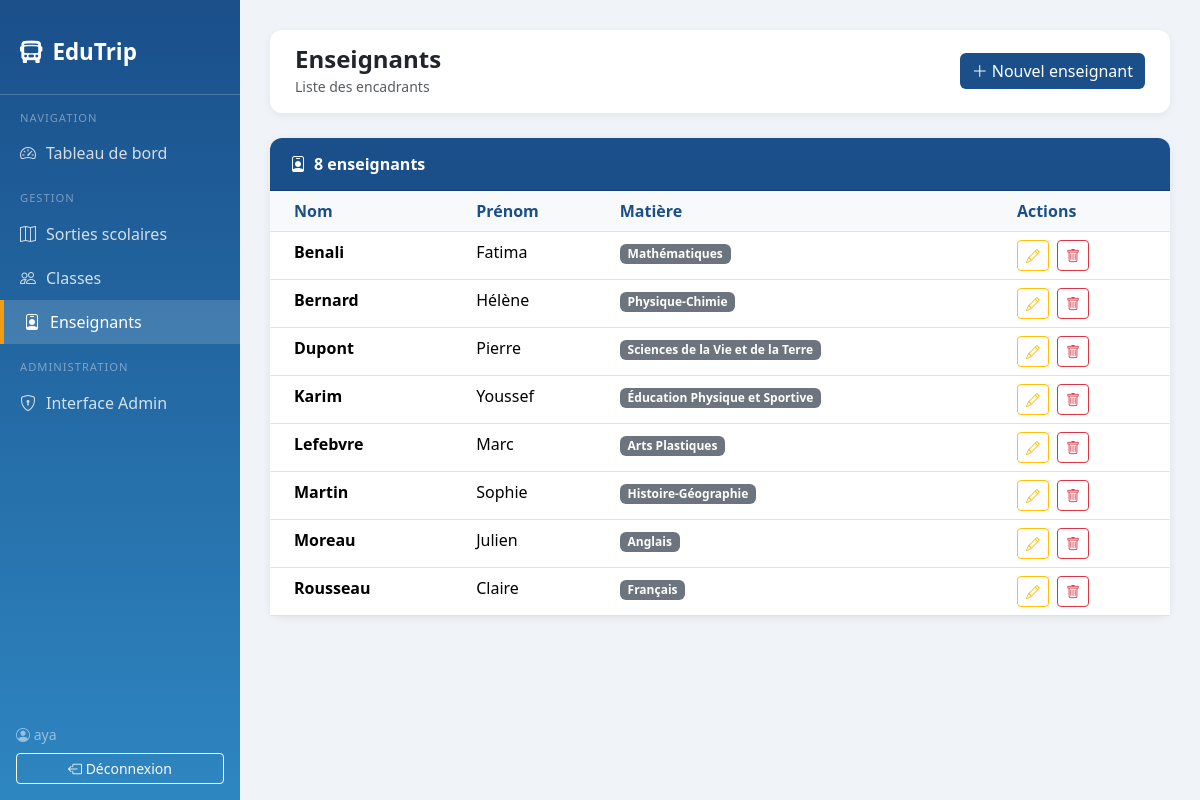
Screenshot of /enseignants/ (signed in) with the database file from the repository.
### sorties/models.py (models this page shows, shortened)
class Enseignant(models.Model):
    nom = models.CharField(max_length=100, verbose_name="Nom")
    prenom = models.CharField(max_length=100, verbose_name="Prénom")
    matiere = models.CharField(max_length=100, verbose_name="Matière enseignée")
    class Meta:
        verbose_name = "Enseignant"
        verbose_name_plural = "Enseignants"
        ordering = ['nom', 'prenom']

### sorties/views.py (the view)
# urls.py: path('enseignants/', views.enseignant_liste, name='enseignant_liste'),
@login_required
def enseignant_liste(request):
    enseignants = Enseignant.objects.all()
    return render(request, 'sorties/enseignant_liste.html', {'enseignants': enseignants})

### sorties/templates/sorties/enseignant_liste.html (shortened to what this page needs)
{% extends 'sorties/base.html' %}
{% block page_titre %}Enseignants{% endblock %}
{% block page_sous_titre %}Liste des encadrants{% endblock %}
{% block topbar_action %}
<a href="{% url 'enseignant_creer' %}" class="btn btn-edu"><i class="bi bi-plus-lg me-1"></i>Nouvel enseignant</a>
{% endblock %}
{% block content %}
<div class="card">
  <div class="card-header"><i class="bi bi-person-badge me-2"></i>{{ enseignants.count }} enseignant{{ enseignants.count|pluralize }}</div>
  <div class="card-body p-0">
    {% if enseignants %}
    <table class="table table-hover mb-0">
      <thead><tr><th class="ps-4">Nom</th><th>Prénom</th><th>Matière</th><th>Actions</th></tr></thead>
      <tbody>
        {% for e in enseignants %}
        <tr>
          <td class="ps-4 fw-semibold">{{ e.nom }}</td>
          <td>{{ e.prenom }}</td>
          <td><span class="badge bg-secondary">{{ e.matiere }}</span></td>
          <td>
            <a href="{% url 'enseignant_modifier' e.pk %}" class="btn btn-sm btn-outline-warning me-1"><i class="bi bi-pencil"></i></a>
            <a href="{% url 'enseignant_supprimer' e.pk %}" class="btn btn-sm btn-outline-danger"><i class="bi bi-trash"></i></a>
          </td>
        </tr>
        {% endfor %}
      </tbody>
    </table>
    {% else %}
    <div class="text-center text-muted py-5">
      <i class="bi bi-person-badge" style="font-size:2.5rem;"></i>
      <p class="mt-3">Aucun enseignant enregistré.</p>
      <a href="{% url 'enseignant_creer' %}" class="btn btn-edu">Ajouter un enseignant</a>
    </div>
    {% endif %}
  </div>
</div>
{% endblock %}

### sorties/templates/sorties/base.html (shortened to what this page needs)
<!DOCTYPE html>
<html lang="fr">
<head>
  <link href="https://cdn.jsdelivr.net/npm/bootstrap@5.3.2/dist/css/bootstrap.min.css" rel="stylesheet">
  <link href="https://cdn.jsdelivr.net/npm/bootstrap-icons@1.11.3/font/bootstrap-icons.min.css" rel="stylesheet">
</head>
<body>
<nav class="sidebar d-flex flex-column">
  <div class="brand">
    <i class="bi bi-bus-front-fill"></i> EduTrip
  </div>
  <div class="nav-section">Navigation</div>
  <a href="{% url 'dashboard' %}" class="nav-link {% if request.resolver_match.url_name == 'dashboard' %}active{% endif %}">
    <i class="bi bi-speedometer2"></i> Tableau de bord
  </a>
  <div class="nav-section">Gestion</div>
  <a href="{% url 'sortie_liste' %}" class="nav-link {% if 'sortie' in request.resolver_match.url_name %}active{% endif %}">
    <i class="bi bi-map"></i> Sorties scolaires
  </a>
  <a href="{% url 'classe_liste' %}" class="nav-link {% if 'classe' in request.resolver_match.url_name %}active{% endif %}">
    <i class="bi bi-people"></i> Classes
  </a>
  <a href="{% url 'enseignant_liste' %}" class="nav-link {% if 'enseignant' in request.resolver_match.url_name %}active{% endif %}">
    <i class="bi bi-person-badge"></i> Enseignants
  </a>
  {% if user.is_staff %}
  <div class="nav-section">Administration</div>
  <a href="/admin/" class="nav-link">
    <i class="bi bi-shield-lock"></i> Interface Admin
  </a>
  {% endif %}
  <div class="mt-auto p-3">
    <div class="text-white-50 small mb-2"><i class="bi bi-person-circle"></i> {{ user.get_full_name|default:user.username }}</div>
    <a href="{% url 'logout' %}" class="btn btn-sm btn-outline-light w-100">
      <i class="bi bi-box-arrow-left"></i> Déconnexion
    </a>
  </div>
</nav>
<div class="main-content">
  <div class="topbar">
    <div>
      <h4 class="mb-0 fw-bold text-dark">{% block page_titre %}EduTrip{% endblock %}</h4>
      <small class="text-muted">{% block page_sous_titre %}{% endblock %}</small>
    </div>
    <div>{% block topbar_action %}{% endblock %}</div>
  </div>
  {% block content %}{% endblock %}
</div>
</body>
</html>

### sorties/templates/sorties/base.html (style rules this page uses)
:root { --edu-primary: #1a4f8a; --edu-secondary: #2e86c1; --edu-accent: #f39c12; }
body { background-color: #f0f4f8; font-family: 'Segoe UI', sans-serif; }
.sidebar { min-height: 100vh; background: linear-gradient(180deg, var(--edu-primary) 0%, var(--edu-secondary) 100%); width: 240px; position: fixed; top: 0; left: 0; padding-top: 20px; z-index: 100; }
.sidebar .brand { color: #fff; font-size: 1.4rem; font-weight: 700; padding: 15px 20px 25px; border-bottom: 1px solid rgba(255,255,255,0.2); display: flex; align-items: center; gap: 10px; }
.sidebar .nav-link { color: rgba(255,255,255,0.8); padding: 10px 20px; border-radius: 0; transition: all 0.2s; display: flex; align-items: center; gap: 10px; }
.sidebar .nav-link:hover, .sidebar .nav-link.active { color: #fff; background-color: rgba(255,255,255,0.15); border-left: 4px solid var(--edu-accent); }
.sidebar .nav-section { color: rgba(255,255,255,0.4); font-size: 0.7rem; text-transform: uppercase; letter-spacing: 1px; padding: 15px 20px 5px; }
.main-content { margin-left: 240px; padding: 30px; }
.topbar { background: #fff; border-radius: 12px; padding: 15px 25px; margin-bottom: 25px; display: flex; justify-content: space-between; align-items: center; box-shadow: 0 2px 10px rgba(0,0,0,0.06); }
.card { border: none; border-radius: 12px; box-shadow: 0 2px 10px rgba(0,0,0,0.07); }
.card-header { background: var(--edu-primary); color: white; border-radius: 12px 12px 0 0 !important; font-weight: 600; padding: 14px 20px; }
.btn-edu { background-color: var(--edu-primary); color: white; border: none; }
.table th { background: #f8f9fa; font-weight: 600; color: var(--edu-primary); }

### rows the page displays
Enseignant: nom "Benali", prenom "Fatima", matiere "Mathématiques"
Enseignant: nom "Bernard", prenom "Hélène", matiere "Physique-Chimie"
Enseignant: nom "Dupont", prenom "Pierre", matiere "Sciences de la Vie et de la Terre"
Enseignant: nom "Karim", prenom "Youssef", matiere "Éducation Physique et Sportive"
Enseignant: nom "Lefebvre", prenom "Marc", matiere "Arts Plastiques"
Enseignant: nom "Martin", prenom "Sophie", matiere "Histoire-Géographie"
Enseignant: nom "Moreau", prenom "Julien", matiere "Anglais"
Enseignant: nom "Rousseau", prenom "Claire", matiere "Français"

### other values shown
{{ user.get_full_name|default:user.username }} "aya"
{{ enseignants.count }} "8"
